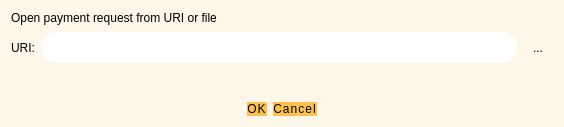
<?xml version="1.0" encoding="UTF-8"?>
<ui version="4.0">
 <class>OpenURIDialog</class>
 <widget class="QDialog" name="OpenURIDialog">
  <property name="geometry">
   <rect>
    <x>0</x>
    <y>0</y>
    <width>564</width>
    <height>127</height>
   </rect>
  </property>
  <property name="windowTitle">
   <string>Open URI</string>
  </property>
  <property name="styleSheet">
   <string notr="true">QDialog {
  background-color: #fdf7ea;
  color: #050044;
}
QValidatedLineEdit,
QLineEdit,
QTextEdit {
  font-size: 12px;
  min-height: 25px;
  outline: 0;
  padding: 3px;
  border: 1px;
  color: #333;
 background-color: #ffffff;
  border-radius: 15px;
}

QValidatedLineEdit: !focus {
  color: #333;
  background-color: #e7e7e7;
}
QValueComboBox {
  padding: 3px 5px 3px 5px;
  background: #fcfcfc;
  font-size: 12px;
  min-height: 25px;
  outline: 0;
  padding: 3px;
  border: 0px;
  color: #333;
  background-color: #f2f2f2;
  border-radius: 10px;
}

QValueComboBox: !focus {
  color: #5c4c7c;
  background-color: #e7e7e7;
}
QLineEdit: !focus {
  color: #333;
  background-color: #e7e7e7;
}

QTextEdit: !focus {
  color: #333;
  background-color: #e7e7e7;
}

/* .QValidatedLineEdit:checked, .QLineEdit:checked */

QValidatedLineEdit:disabled,
.QLineEdit:disabled,
.QTextEdit:disabled {
  color: #333;
  background-color: #f2f2f2;
}

.QPlainTextEdit {
  background-color: #f2f2f2;
}
QDialogButtonBox,
QPushButton {
  background-color: #fdc14f;
  padding: 0.85em 2em;
  letter-spacing: 1px;
  color: #000000;
  font-size: 12px;
  border-radius: 20px;
}
QPushButton:hover {
  background-color: #fb9803;
}
QPushButton:focus {
  border: none;
  outline: none;
}
QPushButton:pressed {
  border: 1px solid #ff7300;
}

QPushButton:disabled {
  border: 1px solid #aaaaaa;
  background-color: #bbbbbb;
}</string>
  </property>
  <layout class="QVBoxLayout" name="verticalLayout">
   <item>
    <widget class="QLabel" name="label_2">
     <property name="text">
      <string>Open payment request from URI or file</string>
     </property>
    </widget>
   </item>
   <item>
    <layout class="QHBoxLayout" name="horizontalLayout">
     <item>
      <widget class="QLabel" name="label">
       <property name="text">
        <string>URI:</string>
       </property>
      </widget>
     </item>
     <item>
      <widget class="QValidatedLineEdit" name="uriEdit"/>
     </item>
     <item>
      <widget class="QPushButton" name="selectFileButton">
       <property name="toolTip">
        <string>Select payment request file</string>
       </property>
       <property name="styleSheet">
        <string notr="true">background-color: transparent;
padding:10px;
border:0;</string>
       </property>
       <property name="text">
        <string notr="true">...</string>
       </property>
       <property name="autoDefault">
        <bool>false</bool>
       </property>
      </widget>
     </item>
    </layout>
   </item>
   <item>
    <spacer name="verticalSpacer">
     <property name="orientation">
      <enum>Qt::Vertical</enum>
     </property>
     <property name="sizeHint" stdset="0">
      <size>
       <width>20</width>
       <height>40</height>
      </size>
     </property>
    </spacer>
   </item>
   <item>
    <widget class="QDialogButtonBox" name="buttonBox">
     <property name="styleSheet">
      <string notr="true">QDialogButtonBox,
QPushButton {
  background-color: #fdc14f;
  padding: 0.85em 2em;
  letter-spacing: 1px;
  color: #000000;
  font-size: 12px;
  border-radius: 20px;
}
QPushButton:hover {
  background-color: #fb9803;
}
QPushButton:focus {
  border: none;
  outline: none;
}
QPushButton:pressed {
  border: 1px solid #ff7300;
}

QPushButton:disabled {
  border: 1px solid #aaaaaa;
  background-color: #bbbbbb;
}</string>
     </property>
     <property name="orientation">
      <enum>Qt::Horizontal</enum>
     </property>
     <property name="standardButtons">
      <set>QDialogButtonBox::Cancel|QDialogButtonBox::Ok</set>
     </property>
     <property name="centerButtons">
      <bool>true</bool>
     </property>
    </widget>
   </item>
  </layout>
 </widget>
 <customwidgets>
  <customwidget>
   <class>QValidatedLineEdit</class>
   <extends>QLineEdit</extends>
   <header>qvalidatedlineedit.h</header>
  </customwidget>
 </customwidgets>
 <resources/>
 <connections>
  <connection>
   <sender>buttonBox</sender>
   <signal>accepted()</signal>
   <receiver>OpenURIDialog</receiver>
   <slot>accept()</slot>
   <hints>
    <hint type="sourcelabel">
     <x>248</x>
     <y>254</y>
    </hint>
    <hint type="destinationlabel">
     <x>157</x>
     <y>274</y>
    </hint>
   </hints>
  </connection>
  <connection>
   <sender>buttonBox</sender>
   <signal>rejected()</signal>
   <receiver>OpenURIDialog</receiver>
   <slot>reject()</slot>
   <hints>
    <hint type="sourcelabel">
     <x>316</x>
     <y>260</y>
    </hint>
    <hint type="destinationlabel">
     <x>286</x>
     <y>274</y>
    </hint>
   </hints>
  </connection>
 </connections>
</ui>
